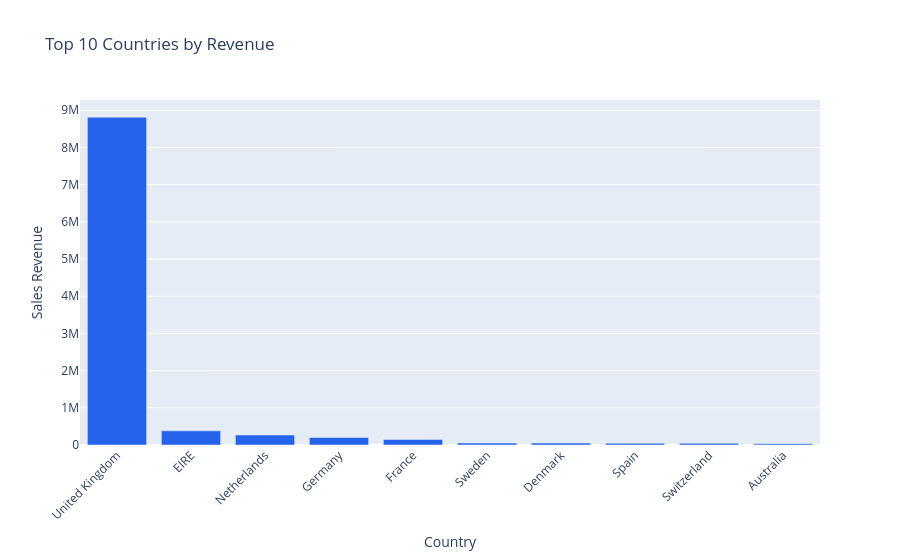

Notebook source saved alongside this figure:
### Code cell
# Import Plotly Express
import plotly.express as px

# Create an interactive bar chart
fig = px.bar(
    x=country_sales.index,
    y=country_sales.values,
    title="Top 10 Countries by Revenue",
    labels={
        "x": "Country",
        "y": "Sales Revenue"
    }
)

# Set a dark blue color for all bars
fig.update_traces(
    marker_color="#2563EB",
    hovertemplate="Country: %{x}<br>Revenue: %{y:,.2f}<extra></extra>"
)

# Improve chart readability
fig.update_layout(
    xaxis_tickangle=-45,
    showlegend=False
)

# Display the chart
fig.show()

### Figure 1 — Plotly figure (JSON) as saved in the notebook; plotly's stock layout.template omitted (floating-point values rounded to 4 significant figures)
{"data": [{"hovertemplate": "Country: %{x}<br>Revenue: %{y:,.2f}<extra></extra>", "legendgroup": "", "marker": {"color": "#2563EB", "pattern": {"shape": ""}}, "name": "", "orientation": "v", "showlegend": false, "textposition": "auto", "type": "bar", "x": ["United Kingdom", "EIRE", "Netherlands", "Germany", "France", "Sweden", "Denmark", "Spain", "Switzerland", "Australia"], "xaxis": "x", "y": [8812000.0, 380900.0, 268800.0, 202000.0, 147100.0, 53500.0, 50910.0, 47570.0, 43920.0, 31450.0], "yaxis": "y"}], "layout": {"barmode": "relative", "legend": {"tracegroupgap": 0}, "showlegend": false, "title": {"text": "Top 10 Countries by Revenue"}, "xaxis": {"anchor": "y", "domain": [0, 1], "tickangle": -45, "title": {"text": "Country"}}, "yaxis": {"anchor": "x", "domain": [0, 1], "title": {"text": "Sales Revenue"}}}}
